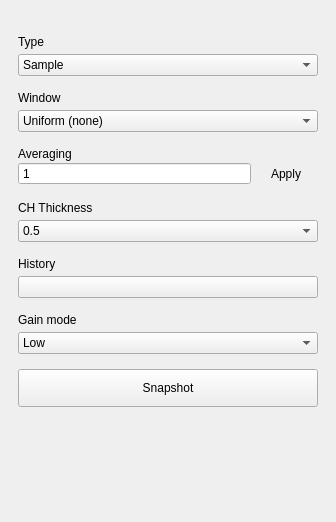
<?xml version="1.0" encoding="UTF-8"?>
<ui version="4.0">
 <class>SpectrumAnalyzerChannelMenu</class>
 <widget class="QWidget" name="SpectrumAnalyzerChannelMenu">
  <property name="geometry">
   <rect>
    <x>0</x>
    <y>0</y>
    <width>336</width>
    <height>522</height>
   </rect>
  </property>
  <property name="windowTitle">
   <string>Form</string>
  </property>
  <layout class="QVBoxLayout" name="verticalLayout">
   <property name="spacing">
    <number>15</number>
   </property>
   <property name="leftMargin">
    <number>18</number>
   </property>
   <property name="topMargin">
    <number>20</number>
   </property>
   <property name="rightMargin">
    <number>18</number>
   </property>
   <item>
    <widget class="scopy::gui::MenuHeader" name="widgetMenuHeader" native="true"/>
   </item>
   <item>
    <layout class="QVBoxLayout" name="vLayout_11">
     <property name="spacing">
      <number>5</number>
     </property>
     <property name="topMargin">
      <number>0</number>
     </property>
     <item>
      <widget class="QLabel" name="lblType">
       <property name="text">
        <string>Type</string>
       </property>
      </widget>
     </item>
     <item>
      <widget class="QComboBox" name="cmbBoxType">
       <item>
        <property name="text">
         <string>Sample</string>
        </property>
       </item>
       <item>
        <property name="text">
         <string>and other types</string>
        </property>
       </item>
      </widget>
     </item>
    </layout>
   </item>
   <item>
    <layout class="QVBoxLayout" name="vLayout_12">
     <property name="spacing">
      <number>5</number>
     </property>
     <property name="topMargin">
      <number>0</number>
     </property>
     <item>
      <widget class="QLabel" name="lblWindow">
       <property name="text">
        <string>Window</string>
       </property>
      </widget>
     </item>
     <item>
      <widget class="QComboBox" name="cmbBoxWindow">
       <item>
        <property name="text">
         <string>Uniform (none)</string>
        </property>
       </item>
       <item>
        <property name="text">
         <string>and others windows</string>
        </property>
       </item>
      </widget>
     </item>
    </layout>
   </item>
   <item>
    <layout class="QGridLayout" name="gridLayout_6">
     <property name="topMargin">
      <number>0</number>
     </property>
     <property name="horizontalSpacing">
      <number>3</number>
     </property>
     <property name="verticalSpacing">
      <number>0</number>
     </property>
     <item row="0" column="0">
      <widget class="QLabel" name="lblAveraging">
       <property name="sizePolicy">
        <sizepolicy hsizetype="Preferred" vsizetype="Fixed">
         <horstretch>0</horstretch>
         <verstretch>0</verstretch>
        </sizepolicy>
       </property>
       <property name="text">
        <string>Averaging</string>
       </property>
      </widget>
     </item>
     <item row="1" column="0">
      <widget class="QSpinBox" name="spinBoxAveraging">
       <property name="styleSheet">
        <string notr="true">font-size: 14px;
height:24px;
border: 0px;
border-bottom: 1px solid rgba(255,255,255,100);


QSpinBox[invalid=true] {
border-color: red;
}
QSpinBox[valid=true] {
border-color: green;
}</string>
       </property>
       <property name="buttonSymbols">
        <enum>QAbstractSpinBox::NoButtons</enum>
       </property>
       <property name="keyboardTracking">
        <bool>false</bool>
       </property>
       <property name="minimum">
        <number>1</number>
       </property>
       <property name="maximum">
        <number>10000</number>
       </property>
      </widget>
     </item>
     <item row="1" column="1">
      <widget class="QPushButton" name="btnApply">
       <property name="sizePolicy">
        <sizepolicy hsizetype="Fixed" vsizetype="Fixed">
         <horstretch>0</horstretch>
         <verstretch>0</verstretch>
        </sizepolicy>
       </property>
       <property name="minimumSize">
        <size>
         <width>64</width>
         <height>25</height>
        </size>
       </property>
       <property name="styleSheet">
        <string notr="true">QPushButton {
border-width: 0px;
border-radius: 3px;
min-width: 64px;
}</string>
       </property>
       <property name="text">
        <string>Apply</string>
       </property>
       <property name="blue_button" stdset="0">
        <bool>true</bool>
       </property>
      </widget>
     </item>
    </layout>
   </item>
   <item>
    <layout class="QVBoxLayout" name="vLayout_13">
     <property name="spacing">
      <number>5</number>
     </property>
     <property name="topMargin">
      <number>0</number>
     </property>
     <item>
      <widget class="QLabel" name="lblThickness">
       <property name="text">
        <string>CH Thickness</string>
       </property>
      </widget>
     </item>
     <item>
      <widget class="QComboBox" name="cmbBoxLineThickness">
       <item>
        <property name="text">
         <string>0.5</string>
        </property>
       </item>
       <item>
        <property name="text">
         <string>1</string>
        </property>
       </item>
       <item>
        <property name="text">
         <string>1.5</string>
        </property>
       </item>
       <item>
        <property name="text">
         <string>2</string>
        </property>
       </item>
       <item>
        <property name="text">
         <string>2.5</string>
        </property>
       </item>
       <item>
        <property name="text">
         <string>3</string>
        </property>
       </item>
       <item>
        <property name="text">
         <string>3.5</string>
        </property>
       </item>
       <item>
        <property name="text">
         <string>4</string>
        </property>
       </item>
       <item>
        <property name="text">
         <string>4.5</string>
        </property>
       </item>
       <item>
        <property name="text">
         <string>5</string>
        </property>
       </item>
      </widget>
     </item>
    </layout>
   </item>
   <item>
    <layout class="QVBoxLayout" name="vLayout_15">
     <property name="spacing">
      <number>5</number>
     </property>
     <property name="topMargin">
      <number>0</number>
     </property>
     <item>
      <widget class="QLabel" name="lblHistory">
       <property name="text">
        <string>History</string>
       </property>
      </widget>
     </item>
     <item>
      <widget class="scopy::gui::CustomSwitch" name="btnHistory">
       <property name="text">
        <string/>
       </property>
      </widget>
     </item>
    </layout>
   </item>
   <item>
    <layout class="QVBoxLayout" name="vLayout_14">
     <property name="spacing">
      <number>5</number>
     </property>
     <property name="bottomMargin">
      <number>0</number>
     </property>
     <item>
      <widget class="QLabel" name="lbl_7">
       <property name="text">
        <string>Gain mode</string>
       </property>
      </widget>
     </item>
     <item>
      <widget class="QComboBox" name="cmbBoxGainMode">
       <property name="currentText">
        <string>Low</string>
       </property>
       <item>
        <property name="text">
         <string>Low</string>
        </property>
       </item>
       <item>
        <property name="text">
         <string>High</string>
        </property>
       </item>
      </widget>
     </item>
    </layout>
   </item>
   <item>
    <widget class="QPushButton" name="btnSnapshot">
     <property name="styleSheet">
      <string notr="true">QPushButton{
  width: 175px;
  height: 30px;
  font-weight: normal;
  font-style: normal;
  text-align: center;
}</string>
     </property>
     <property name="text">
      <string>Snapshot</string>
     </property>
     <property name="blue_button" stdset="0">
      <bool>true</bool>
     </property>
    </widget>
   </item>
   <item>
    <spacer name="vSpacer_4">
     <property name="orientation">
      <enum>Qt::Vertical</enum>
     </property>
     <property name="sizeHint" stdset="0">
      <size>
       <width>10</width>
       <height>33</height>
      </size>
     </property>
    </spacer>
   </item>
  </layout>
 </widget>
 <customwidgets>
  <customwidget>
   <class>scopy::gui::MenuHeader</class>
   <extends>QWidget</extends>
   <header location="global">scopy/gui/menu_header.hpp</header>
   <container>1</container>
  </customwidget>
  <customwidget>
   <class>scopy::gui::CustomSwitch</class>
   <extends>QPushButton</extends>
   <header location="global">scopy/gui/custom_switch.hpp</header>
  </customwidget>
 </customwidgets>
 <resources/>
 <connections/>
</ui>
